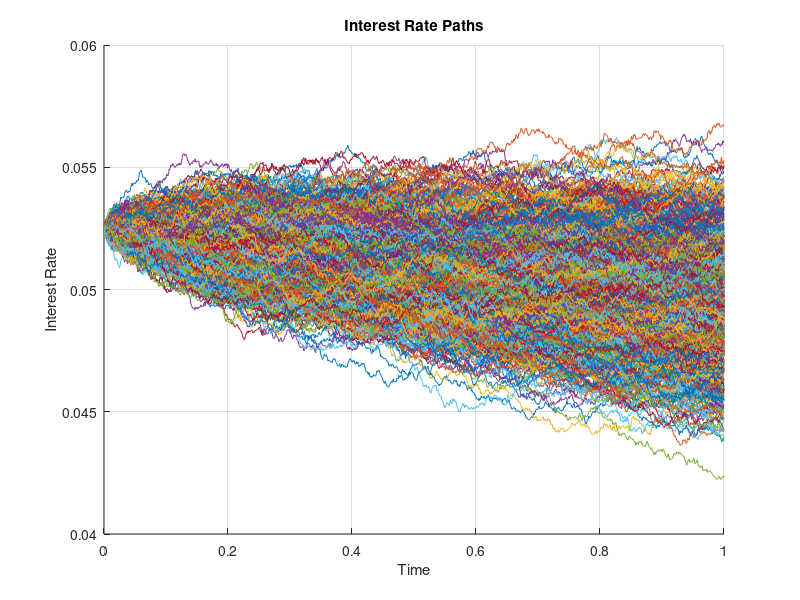

The MATLAB source for this figure:
close all;
clear all;

% nsims - number of simultations
% r_init - initial interest rate
% c - [kappa theta sigma]
% N - number of grid points
% dt - time step

nsims = 1000;
r_init = 0.0525;
tbounds = [0 1];
c = [0.1 0.02  0.01];
N = 1000;
dt = (tbounds(2)-tbounds(1))/(N-1);

% vector of times
tvec = linspace(tbounds(1), tbounds(2), N);

% pre-allocate output
rvec = zeros(nsims,N);

% set initial interest rate
rvec(:,1) = r_init;

% Weiner increments
weiner_incr = sqrt(dt)*randn(1,N-1,nsims);

% Milstein method
for i = 1:nsims
    for j=2:numel(tvec)
        t = tbounds(1)+(j-1).*dt;
        r = rvec(i,j-1);
        mu = c(1).*(c(2)-r);
        sig = c(3);
        dW = weiner_incr(:,:,i);
        rvec(i,j) = r + mu.*dt + sig.*sqrt(r).*dW(j-1) + 0.25.*sig.*sig.*(dW(j-1).*dW(j-1) - dt);
    end
end

figure;
hold on;

% plot all simulations
for i = 1:nsims
    plot(tvec, rvec(i,:));
end

xlabel('Time');
ylabel('Interest Rate');
title('Interest Rate Paths');
grid on;